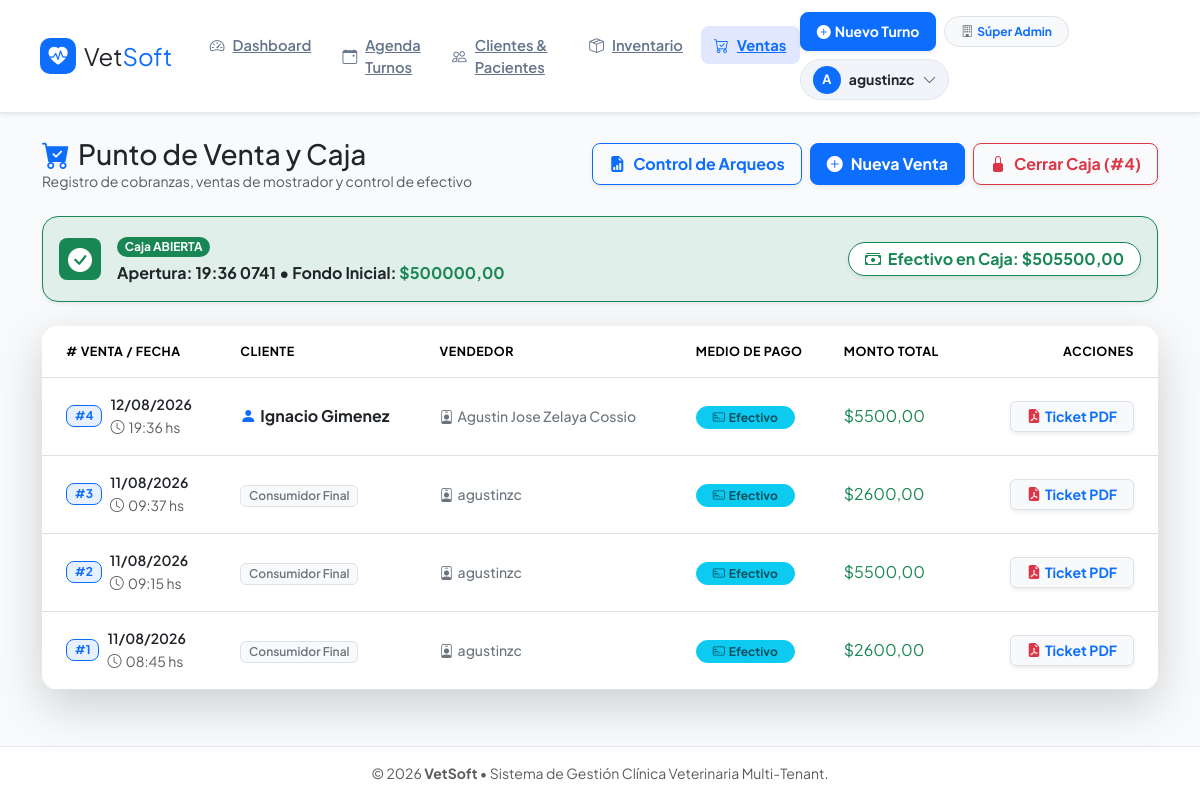
Page /ventas/ (signed in) on the committed database.
### apps/ventas/models.py (models this page shows, shortened)
class CajaDiaria(models.Model):
    ESTADOS = [
        ('ABIERTA', 'Abierta'),
        ('CERRADA', 'Cerrada'),
    ]
    veterinaria = models.ForeignKey(
        'usuarios.Veterinaria',
        on_delete=models.CASCADE,
        related_name='cajas_diarias',
        null=True, blank=True
    )
    usuario_apertura = models.ForeignKey(
        settings.AUTH_USER_MODEL,
        on_delete=models.SET_NULL,
        null=True, blank=True,
        related_name='cajas_abiertas'
    )
    usuario_cierre = models.ForeignKey(
        settings.AUTH_USER_MODEL,
        on_delete=models.SET_NULL,
        null=True, blank=True,
        related_name='cajas_cerradas'
    )
    fecha_apertura = models.DateTimeField(default=timezone.now)
    fecha_cierre = models.DateTimeField(null=True, blank=True)
    monto_inicial = models.DecimalField(max_digits=12, decimal_places=2, default=0.00, verbose_name="Monto Inicial (Mano de Caja)")
    monto_final_real = models.DecimalField(max_digits=12, decimal_places=2, null=True, blank=True, verbose_name="Monto Final Real en Arqueo")
    estado = models.CharField(max_length=10, choices=ESTADOS, default='ABIERTA')
    observaciones = models.TextField(blank=True, null=True)
    class Meta:
        verbose_name = "Caja Diaria"
        verbose_name_plural = "Cajas Diarias"
        ordering = ['-fecha_apertura']
    @property
    def total_efectivo(self):
        ventas_efectivo = self.ventas.filter(medio_pago='EFECTIVO').aggregate(total=models.Sum('total'))['total'] or 0
        return self.monto_inicial + ventas_efectivo

class Venta(models.Model):
    MEDIOS_PAGO = [
        ('EFECTIVO', 'Efectivo'),
        ('MERCADO_PAGO', 'Mercado Pago / Transferencia'),
        ('DEBITO', 'Tarjeta de Débito'),
        ('CREDITO', 'Tarjeta de Crédito'),
    ]
    veterinaria = models.ForeignKey(
        'usuarios.Veterinaria',
        on_delete=models.CASCADE,
        related_name='ventas',
        null=True, blank=True
    )
    caja = models.ForeignKey(
        CajaDiaria,
        on_delete=models.SET_NULL,
        null=True, blank=True,
        related_name='ventas'
    )
    cliente = models.ForeignKey(
        'clientes.Cliente',
        on_delete=models.SET_NULL,
        null=True, blank=True,
        related_name='compras'
    )
    vendedor = models.ForeignKey(
        settings.AUTH_USER_MODEL,
        on_delete=models.SET_NULL,
        null=True, blank=True
    )
    fecha_hora = models.DateTimeField(auto_now_add=True)
    medio_pago = models.CharField(max_length=20, choices=MEDIOS_PAGO, default='EFECTIVO')
    total = models.DecimalField(max_digits=12, decimal_places=2, default=0.00)
    observaciones = models.TextField(blank=True, null=True)
    class Meta:
        ordering = ['-fecha_hora']

### apps/clientes/models.py (models this page shows, shortened)
class Cliente(models.Model):
    veterinaria = models.ForeignKey(
        Veterinaria,
        on_delete=models.CASCADE,
        related_name='clientes',
        verbose_name="Veterinaria",
        null=True,
        blank=True
    )
    nombre = models.CharField(max_length=100)
    apellido = models.CharField(max_length=100)
    dni = models.CharField(max_length=20, unique=True, verbose_name="DNI / Documento")
    telefono = models.CharField(max_length=30, verbose_name="Teléfono")
    email = models.EmailField(blank=True, null=True)
    direccion = models.CharField(max_length=255, blank=True, null=True, verbose_name="Dirección")
    activo = models.BooleanField(default=True, verbose_name="Cliente Activo")
    creado_en = models.DateTimeField(auto_now_add=True)
    class Meta:
        verbose_name = "Cliente"
        verbose_name_plural = "Clientes"
        ordering = ['apellido', 'nombre']

### apps/ventas/views.py (the view)
# urls.py: path('', views.lista_ventas, name='lista_ventas'),
@login_required
def lista_ventas(request):
    vet = _get_veterinaria(request)
    if request.user.is_superuser and not vet:
        ventas = Venta.objects.all().select_related('cliente', 'vendedor').order_by('-fecha_hora')
        caja_activa = CajaDiaria.objects.filter(estado='ABIERTA').first()
    else:
        ventas = Venta.objects.filter(veterinaria=vet).select_related('cliente', 'vendedor').order_by('-fecha_hora') if vet else Venta.objects.none()
        caja_activa = CajaDiaria.objects.filter(veterinaria=vet, estado='ABIERTA').first() if vet else None
    return render(request, 'ventas/lista_ventas.html', {
        'ventas': ventas,
        'caja_activa': caja_activa
    })

### templates/ventas/lista_ventas.html (shortened to what this page needs)
{% extends 'base.html' %}
{% block content %}
<div class="d-flex flex-column flex-md-row justify-content-between align-items-md-center gap-3 mb-4">
    <div>
        <h2 class="h3 fw-extrabold text-dark mb-0 d-flex align-items-center gap-2">
            <i class="bi bi-cart-check-fill text-primary"></i> Punto de Venta y Caja
        </h2>
        <p class="text-muted small mb-0">Registro de cobranzas, ventas de mostrador y control de efectivo</p>
    </div>
    <div class="d-flex align-items-center gap-2 flex-wrap">
        <a href="{% url 'ventas:reporte_cajas' %}" class="btn btn-outline-primary fw-bold d-inline-flex align-items-center gap-2 px-3 py-2 rounded-3 shadow-sm">
            <i class="bi bi-file-earmark-bar-graph-fill"></i> Control de Arqueos
        </a>
        {% if caja_activa %}
            <a href="{% url 'ventas:registrar_venta' %}" class="btn btn-primary fw-bold d-inline-flex align-items-center gap-2 px-3 py-2 rounded-3 shadow-sm">
                <i class="bi bi-plus-circle-fill"></i> Nueva Venta
            </a>
            <a href="{% url 'ventas:cerrar_caja' caja_activa.id %}" class="btn btn-outline-danger fw-bold d-inline-flex align-items-center gap-2 px-3 py-2 rounded-3 shadow-sm">
                <i class="bi bi-lock-fill"></i> Cerrar Caja (#{{ caja_activa.id }})
            </a>
        {% else %}
            <a href="{% url 'ventas:abrir_caja' %}" class="btn btn-success fw-bold d-inline-flex align-items-center gap-2 px-4 py-2 rounded-3 shadow-sm">
                <i class="bi bi-unlock-fill"></i> Abrir Caja Diaria
            </a>
        {% endif %}
    </div>
</div>
{% if caja_activa %}
    <div class="alert alert-success bg-success bg-opacity-10 border border-success border-opacity-20 shadow-sm rounded-4 d-flex flex-column flex-md-row justify-content-between align-items-md-center mb-4 p-3 gap-3">
        <div class="d-flex align-items-center gap-3">
            <div class="bg-success text-white p-2.5 rounded-3 d-flex align-items-center justify-content-center" style="width: 42px; height: 42px;">
                <i class="bi bi-check-circle-fill fs-4"></i>
            </div>
            <div>
                <span class="badge bg-success text-white fw-bold px-2.5 py-1 rounded-pill small mb-1">Caja ABIERTA</span>
                <div class="text-dark fw-bold mb-0">
                    Apertura: {{ caja_activa.fecha_apertura|date:"H:i hs" }} &bull; Fondo Inicial: <span class="text-success">${{ caja_activa.monto_inicial|floatformat:2 }}</span>
                </div>
            </div>
        </div>
        <div>
            <span class="badge bg-white text-success border border-success border-opacity-30 px-3 py-2 rounded-pill fw-extrabold fs-6 shadow-sm">
                <i class="bi bi-cash-stack me-1"></i> Efectivo en Caja: ${{ caja_activa.total_efectivo|floatformat:2 }}
            </span>
        </div>
    </div>
{% endif %}
<div class="card border-0 shadow-lg rounded-4 overflow-hidden">
    <div class="card-body p-0">
        <div class="table-responsive">
            <table class="table table-hover align-middle mb-0">
                <thead class="bg-light border-bottom">
                    <tr class="text-uppercase text-secondary extra-small fw-extrabold" style="font-size: 0.78rem; letter-spacing: 0.5px;">
                        <th class="ps-4 py-3"># Venta / Fecha</th>
                        <th class="py-3">Cliente</th>
                        <th class="py-3">Vendedor</th>
                        <th class="py-3">Medio de Pago</th>
                        <th class="py-3">Monto Total</th>
                        <th class="text-end pe-4 py-3">Acciones</th>
                    </tr>
                </thead>
                <tbody>
                    {% for v in ventas %}
                    <tr>
                        <td class="ps-4 py-3">
                            <div class="d-flex align-items-center gap-2">
                                <span class="badge bg-primary bg-opacity-10 text-primary border border-primary border-opacity-20 px-2.5 py-1.5 rounded-3 fw-mono fw-bold">
                                    #{{ v.id }}
                                </span>
                                <div>
                                    <span class="small fw-semibold text-dark d-block">{{ v.fecha_hora|date:"d/m/Y" }}</span>
                                    <small class="text-muted extra-small"><i class="bi bi-clock me-1"></i>{{ v.fecha_hora|date:"H:i" }} hs</small>
                                </div>
                            </div>
                        </td>
                        <td class="py-3">
                            {% if v.cliente %}
                                <div class="fw-bold text-dark fs-6 d-flex align-items-center gap-1">
                                    <i class="bi bi-person-fill text-primary"></i> {{ v.cliente.nombre }} {{ v.cliente.apellido }}
                                </div>
                            {% else %}
                                <span class="badge bg-light text-secondary border px-2.5 py-1 fw-semibold">Consumidor Final</span>
                            {% endif %}
                        </td>
                        <td class="py-3">
                            <span class="small text-secondary fw-medium d-inline-flex align-items-center gap-1">
                                <i class="bi bi-person-badge"></i> {{ v.vendedor.get_full_name|default:v.vendedor.username|default:"Caja" }}
                            </span>
                        </td>
                        <td class="py-3">
                            <span class="badge bg-info bg-opacity-15 text-info-emphasis border border-info border-opacity-20 px-3 py-1.5 rounded-pill fw-bold">
                                <i class="bi bi-credit-card-2-front me-1"></i>{{ v.get_medio_pago_display }}
                            </span>
                        </td>
                        <td class="py-3">
                            <span class="fs-6 fw-extrabold text-success">
                                ${{ v.total|floatformat:2 }}
                            </span>
                        </td>
                        <td class="text-end pe-4 py-3">
                            <a href="{% url 'ventas:descargar_ticket_pdf' v.id %}" class="btn btn-light btn-sm border text-primary fw-bold rounded-2 px-3 shadow-sm d-inline-flex align-items-center gap-1" title="Descargar Ticket PDF">
                                <i class="bi bi-file-earmark-pdf-fill text-danger"></i> Ticket PDF
                            </a>
                        </td>
                    </tr>
                    {% endfor %}
                </tbody>
            </table>
        </div>
    </div>
</div>
{% endblock %}

### templates/base.html (shortened to what this page needs)
<!DOCTYPE html>
<html lang="es">
<head>
    <link href="https://cdn.jsdelivr.net/npm/bootstrap@5.3.2/dist/css/bootstrap.min.css" rel="stylesheet">
    <link rel="stylesheet" href="https://cdn.jsdelivr.net/npm/bootstrap-icons@1.11.1/font/bootstrap-icons.css">
</head>
<body>
    <nav class="navbar navbar-expand-lg navbar-main sticky-top shadow-sm">
        <div class="container-fluid px-3 px-lg-4">
            <a class="navbar-brand fw-extrabold text-dark d-flex align-items-center gap-2 me-4" href="{% url 'dashboard:index' %}">
                <div class="navbar-brand-logo">
                    <i class="bi bi-heart-pulse-fill"></i>
                </div>
                <span class="fs-4">Vet<span class="text-primary">Soft</span></span>
            </a>
            <div class="collapse navbar-collapse" id="navbarNav">
                <ul class="navbar-nav me-auto mb-2 mb-lg-0 gap-1">
                    <li class="nav-item">
                        <a class="nav-link-custom {% if request.resolver_match.app_name == 'dashboard' %}active{% endif %}" href="{% url 'dashboard:index' %}">
                            <i class="bi bi-speedometer2"></i> Dashboard
                        </a>
                    </li>
                    <li class="nav-item">
                        <a class="nav-link-custom {% if request.resolver_match.app_name == 'turnos' %}active{% endif %}" href="{% url 'turnos:agenda_diaria' %}">
                            <i class="bi bi-calendar-event"></i> Agenda Turnos
                        </a>
                    </li>
                    <li class="nav-item">
                        <a class="nav-link-custom {% if request.resolver_match.app_name == 'clientes' or request.resolver_match.app_name == 'historia_clinica' %}active{% endif %}" href="{% url 'clientes:lista_clientes' %}">
                            <i class="bi bi-people"></i> Clientes & Pacientes
                        </a>
                    </li>
                    <li class="nav-item">
                        <a class="nav-link-custom {% if request.resolver_match.app_name == 'inventario' %}active{% endif %}" href="{% url 'inventario:lista_productos' %}">
                            <i class="bi bi-box-seam"></i> Inventario
                        </a>
                    </li>
                    <li class="nav-item">
                        <a class="nav-link-custom {% if request.resolver_match.app_name == 'ventas' %}active{% endif %}" href="{% url 'ventas:lista_ventas' %}">
                            <i class="bi bi-cart-check"></i> Ventas
                        </a>
                    </li>
                </ul>
                <div class="d-flex align-items-center gap-2 flex-wrap">
                    <a href="{% url 'turnos:nuevo_turno' %}" class="btn btn-primary btn-sm fw-bold px-3 py-2 rounded-3 shadow-sm d-inline-flex align-items-center gap-1">
                        <i class="bi bi-plus-circle-fill"></i> Nuevo Turno
                    </a>
                    {% if user.is_authenticated %}
                        <span class="badge bg-light text-primary border px-3 py-2 rounded-pill small fw-bold d-inline-flex align-items-center gap-1">
                            <i class="bi bi-building text-secondary"></i>
                            {% if request.veterinaria %}
                                {{ request.veterinaria.nombre }}
                            {% elif user.perfil and user.perfil.veterinaria %}
                                {{ user.perfil.veterinaria.nombre }}
                            {% else %}
                                Súper Admin
                            {% endif %}
                        </span>
                        <div class="dropdown">
                            <button class="btn user-dropdown-btn d-flex align-items-center gap-2" type="button" id="userMenu" data-bs-toggle="dropdown" aria-expanded="false">
                                <div class="avatar-circle">
                                    {{ user.username|slice:":1"|upper }}
                                </div>
                                <span class="fw-bold small text-dark d-none d-md-inline">{{ user.username }}</span>
                                <i class="bi bi-chevron-down small text-muted"></i>
                            </button>
                        </div>
                    {% endif %}
                </div>
            </div>
        </div>
    </nav>
    <div class="container main-container">
        {% block content %}
        {% endblock %}
    </div>
    <footer class="footer mt-auto py-3 text-center text-muted small">
        <div class="container">
            <span>&copy; {% now "Y" %} <strong>VetSoft</strong> &bull; Sistema de Gestión Clínica Veterinaria Multi-Tenant.</span>
        </div>
    </footer>
</body>
</html>

### rows in the picture
CajaDiaria: id "4", fecha_apertura "19:36 0741", monto_inicial "500000,00", total_efectivo "505500,00"
Venta: id "4", fecha_hora "12/08/2026", fecha_hora "19:36", cliente.nombre "Ignacio", cliente.apellido "Gimenez", vendedor.get_full_name "Agustin Jose Zelaya Cossio", medio_pago "Efectivo", total "5500,00"
Venta: id "3", fecha_hora "11/08/2026", fecha_hora "09:37", shows "Consumidor Final", vendedor.get_full_name "agustinzc", medio_pago "Efectivo", total "2600,00"
Venta: id "2", fecha_hora "11/08/2026", fecha_hora "09:15", shows "Consumidor Final", vendedor.get_full_name "agustinzc", medio_pago "Efectivo", total "5500,00"
Venta: id "1", fecha_hora "11/08/2026", fecha_hora "08:45", shows "Consumidor Final", vendedor.get_full_name "agustinzc", medio_pago "Efectivo", total "2600,00"

### other values in the picture
{{ user.username|slice:":1"|upper }} "A"
{{ user.username }} "agustinzc"
